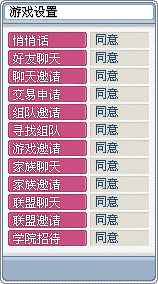
#> input picture docs/features/ui-v83-window-restore/evidence/w7-option-channel/_dump/GameOpt_backgrnd.png, 158 x 284 px, given in place of 频道变更.png, which was not available
$ python _probe_grid2.py
#> lines starting #> are read from the running program, lines starting #| are printed output that depends on the picture
"""UIChannel 余下格位：ch[i] 标签、world[i] 世界名、channel1 灰板 在原生帧里的落位。"""
import os
import numpy as np
from PIL import Image

NATIVE = r"C:/Users/11036/Desktop/正确客户端截图/频道变更.png"
HERE = os.path.dirname(os.path.abspath(__file__))
DUMP = HERE + r"/_dump"

n = np.array(Image.open(NATIVE).convert('RGB')).astype(np.int16)
lines = ['native %dx%d' % (n.shape[1], n.shape[0])]
#> lines = ['native 158x284']


def load(fn):
#> called with fn = 'ch_0.png'
    a = np.array(Image.open(DUMP + '/' + fn).convert('RGBA')).astype(np.int16)
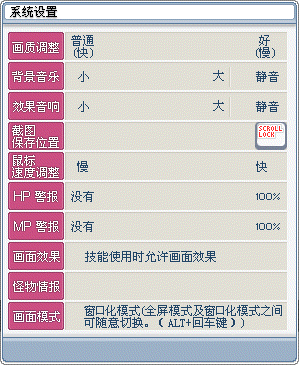
#> input picture docs/features/ui-v83-window-restore/evidence/w7-option-channel/_dump/SysOpt_backgrnd.png, 299 x 365 px, given in place of ch_0.png, which was not available
    return a[:, :, :3], a[:, :, 3]


def match(fn, x0, x1, y0, y1, amin=200):
    rgb, al = load(fn)
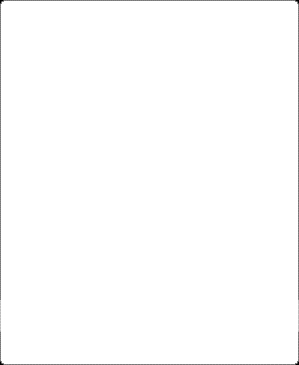
#> al: shape (365, 299) int16; min 0, max 255, mean 253.4
    m = al > amin
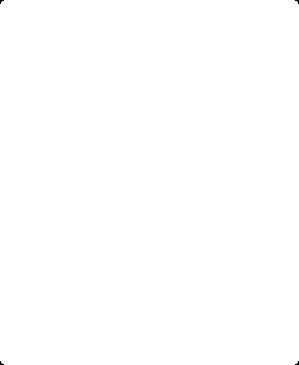
#> m: shape (365, 299) bool; 100% white; black in thin lines or dots
    best = (1e9, None, None)
    for oy in range(y0, y1 - rgb.shape[0] + 1):
        for ox in range(x0, x1 - rgb.shape[1] + 1):
            p = n[oy:oy + rgb.shape[0], ox:ox + rgb.shape[1]]
            sad = float(np.abs(p[m] - rgb[m]).mean())
            if sad < best[0]:
                best = (sad, ox, oy)
    return best


for i in range(6):
#> (the run stopped early here; a loop or call above may not have finished)
